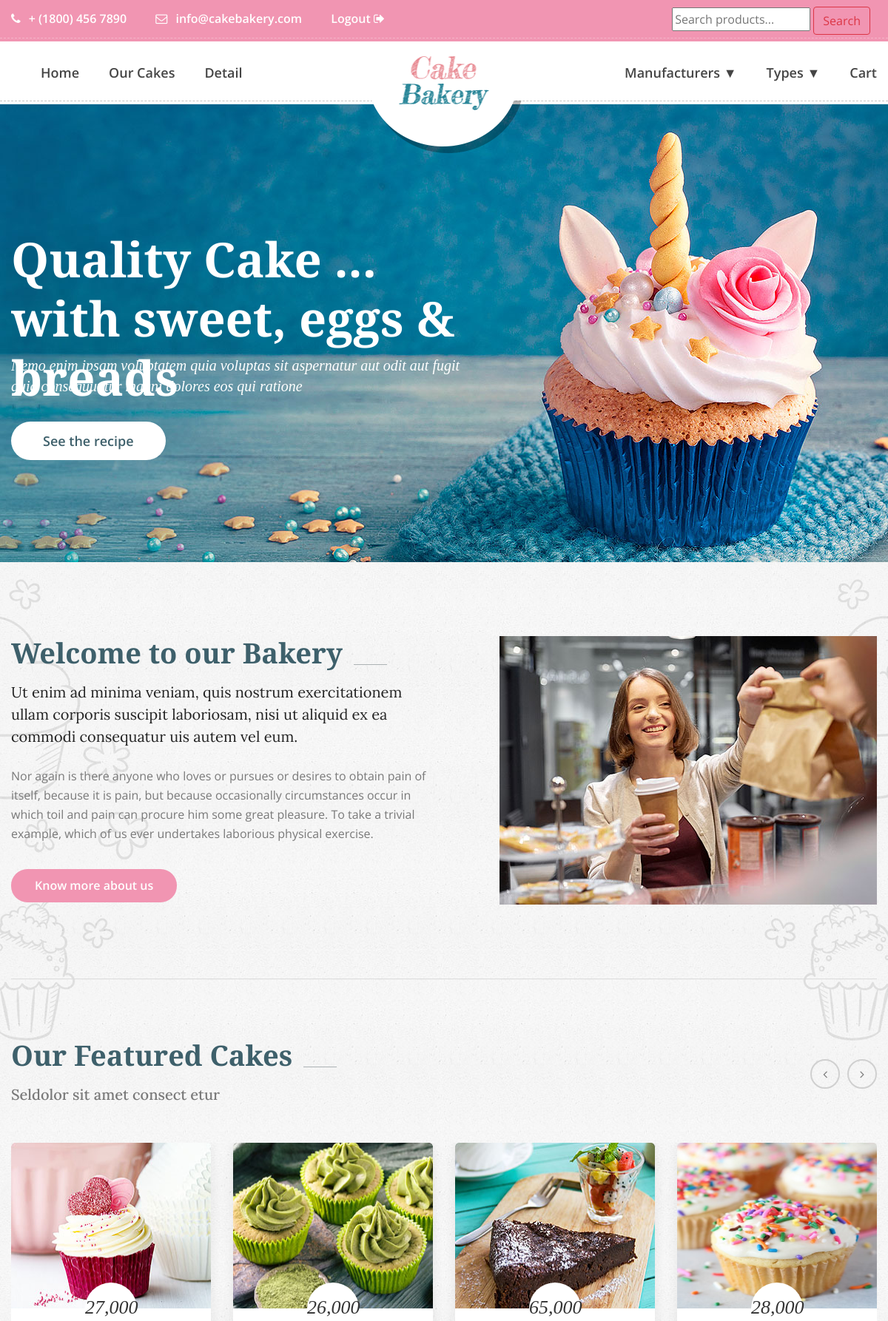
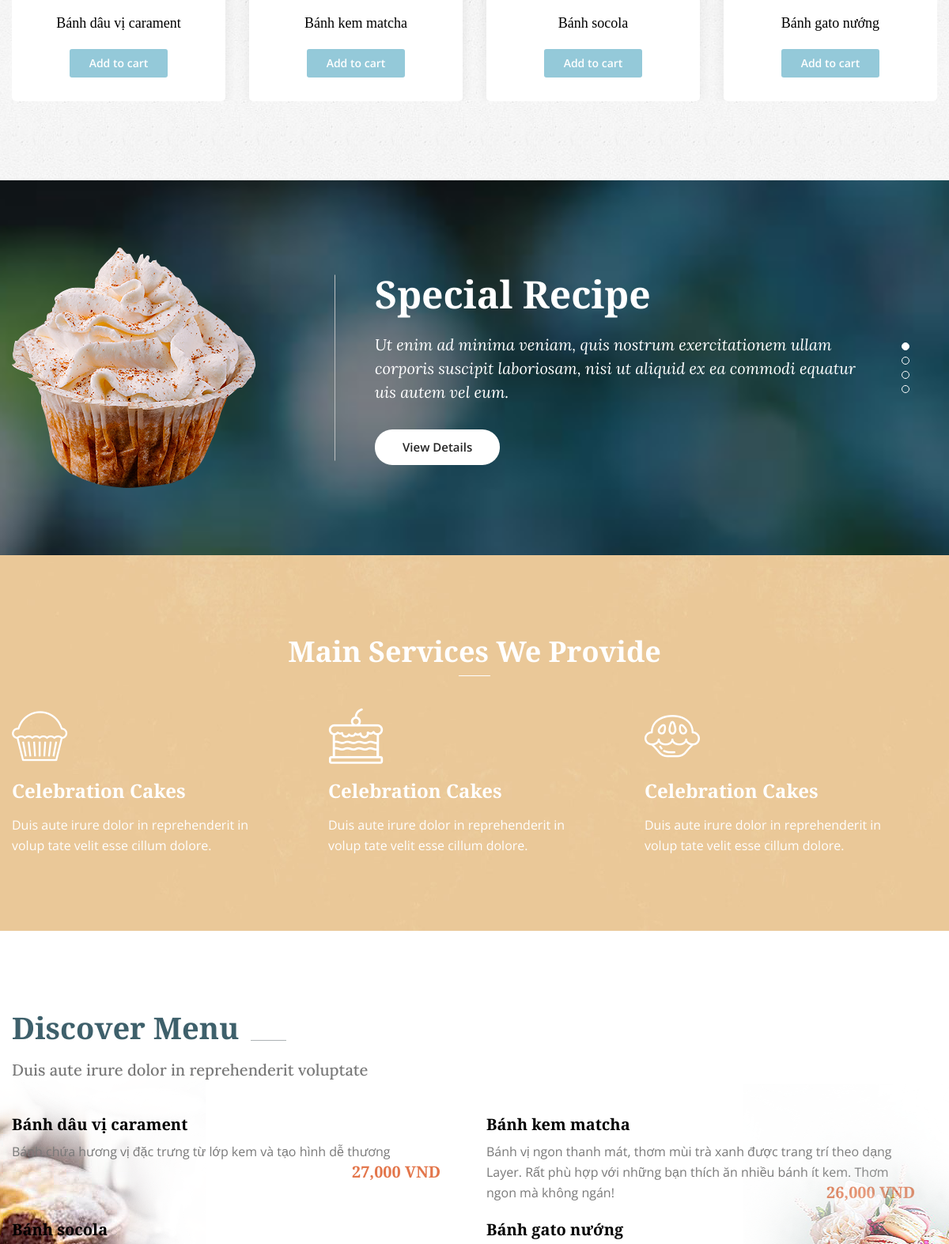
The page /public/index.php (upper part) on the database its author committed (2 pictures, top to bottom).
### tables this page shows
CREATE TABLE IF NOT EXISTS `products` (
  `id` int(11) NOT NULL AUTO_INCREMENT,
  `name` varchar(100) NOT NULL,
  `manu_id` int(11) NOT NULL,
  `type_id` int(11) NOT NULL,
  `price` int(11) NOT NULL,
  `pro_image` varchar(150) NOT NULL,
  `description` text NOT NULL,
  `feature` tinyint(4) NOT NULL,
  `created_at` timestamp NOT NULL DEFAULT CURRENT_TIMESTAMP ON UPDATE CURRENT_TIMESTAMP,
  `receipt` int(11) NOT NULL,
  PRIMARY KEY (`id`)
);

### public/models/product.php (called while the page is built, shortened)
<?php
class Product extends Db
{
    static function getLatestProducts($number_of_records)
    {
        $sql = self::$connection->prepare("SELECT * FROM products ORDER BY created_at ASC LIMIT 0,$number_of_records");
        $sql->execute();
        $items = $sql->get_result()->fetch_all(MYSQLI_ASSOC);
        return $items;
    }
}

### public/index.php (the view, shortened to what this page needs)
<?php
require_once "navbar_header.php";
?>
<section class="main_slider_area">
    <div id="main_slider" class="rev_slider" data-version="5.3.1.6">
        <ul>
            <li data-index="rs-1587" data-transition="fade" data-slotamount="default" data-hideafterloop="0" data-hideslideonmobile="off" data-easein="default" data-easeout="default" data-masterspeed="300" data-thumb="img/home-slider/slider-1.jpg" data-rotate="0" data-saveperformance="off" data-title="Creative" data-param1="01" data-param2="" data-param3="" data-param4="" data-param5="" data-param6="" data-param7="" data-param8="" data-param9="" data-param10="" data-description="">
                <div class="slider_text_box">
                    <div class="tp-caption tp-resizeme first_text" data-x="['left','left','left','15','15']" data-hoffset="['0','0','0','0']" data-y="['top','top','top','top']" data-voffset="['175','175','125','165','160']" data-fontsize="['65','65','65','40','30']" data-lineheight="['80','80','80','50','40']" data-width="['800','800','800','500']" data-height="none" data-whitespace="normal" data-type="text" data-responsive_offset="on" data-frames="[{&quot;delay&quot;:10,&quot;speed&quot;:1500,&quot;frame&quot;:&quot;0&quot;,&quot;from&quot;:&quot;y:[-100%];z:0;rX:0deg;rY:0;rZ:0;sX:1;sY:1;skX:0;skY:0;&quot;,&quot;mask&quot;:&quot;x:0px;y:0px;s:inherit;e:inherit;&quot;,&quot;to&quot;:&quot;o:1;&quot;,&quot;ease&quot;:&quot;Power2.easeInOut&quot;},{&quot;delay&quot;:&quot;wait&quot;,&quot;speed&quot;:1500,&quot;frame&quot;:&quot;999&quot;,&quot;to&quot;:&quot;y:[175%];&quot;,&quot;mask&quot;:&quot;x:inherit;y:inherit;s:inherit;e:inherit;&quot;,&quot;ease&quot;:&quot;Power2.easeInOut&quot;}]" data-textAlign="['left','left','left','left']">Quality Cake ... <br /> with sweet, eggs & breads</div>
                    <div class="tp-caption tp-resizeme secand_text" data-x="['left','left','left','15','15']" data-hoffset="['0','0','0','0']" data-y="['top','top','top','top']" data-voffset="['345','345','300','300','250']" data-fontsize="['20','20','20','20','16']" data-lineheight="['28','28','28','28']" data-width="['640','640','640','640','350']" data-height="none" data-whitespace="normal" data-type="text" data-responsive_offset="on" data-transform_idle="o:1;" data-frames="[{&quot;delay&quot;:10,&quot;speed&quot;:1500,&quot;frame&quot;:&quot;0&quot;,&quot;from&quot;:&quot;y:[100%];z:0;rX:0deg;rY:0;rZ:0;sX:1;sY:1;skX:0;skY:0;opacity:0;&quot;,&quot;mask&quot;:&quot;x:0px;y:[100%];s:inherit;e:inherit;&quot;,&quot;to&quot;:&quot;o:1;&quot;,&quot;ease&quot;:&quot;Power2.easeInOut&quot;},{&quot;delay&quot;:&quot;wait&quot;,&quot;speed&quot;:1500,&quot;frame&quot;:&quot;999&quot;,&quot;to&quot;:&quot;y:[175%];&quot;,&quot;mask&quot;:&quot;x:inherit;y:inherit;s:inherit;e:inherit;&quot;,&quot;ease&quot;:&quot;Power2.easeInOut&quot;}]">Nemo enim ipsam voluptatem quia voluptas sit aspernatur aut odit aut fugit quia consequuntur magni dolores eos qui ratione
                    </div>
                    <div class="tp-caption tp-resizeme slider_button" data-x="['left','left','left','15','15']" data-hoffset="['0','0','0','0']" data-y="['top','top','top','top']" data-voffset="['435','435','390','390','360']" data-fontsize="['14','14','14','14']" data-lineheight="['46','46','46','46']" data-width="none" data-height="none" data-whitespace="nowrap" data-type="text" data-responsive_offset="on" data-frames="[{&quot;delay&quot;:10,&quot;speed&quot;:1500,&quot;frame&quot;:&quot;0&quot;,&quot;from&quot;:&quot;y:[100%];z:0;rX:0deg;rY:0;rZ:0;sX:1;sY:1;skX:0;skY:0;opacity:0;&quot;,&quot;mask&quot;:&quot;x:0px;y:[100%];s:inherit;e:inherit;&quot;,&quot;to&quot;:&quot;o:1;&quot;,&quot;ease&quot;:&quot;Power2.easeInOut&quot;},{&quot;delay&quot;:&quot;wait&quot;,&quot;speed&quot;:1500,&quot;frame&quot;:&quot;999&quot;,&quot;to&quot;:&quot;y:[175%];&quot;,&quot;mask&quot;:&quot;x:inherit;y:inherit;s:inherit;e:inherit;&quot;,&quot;ease&quot;:&quot;Power2.easeInOut&quot;}]">
                        <a class="main_btn" href="#">See the recipe</a>
                    </div>
                </div>
            </li>
        </ul>
    </div>
</section>
<section class="welcome_bakery_area">
    <div class="container">
        <div class="welcome_bakery_inner p_100">
            <div class="row">
                <div class="col-lg-6">
                    <div class="main_title">
                        <h2>Welcome to our Bakery</h2>
                        <p>Ut enim ad minima veniam, quis nostrum exercitationem ullam corporis suscipit laboriosam,
                            nisi ut aliquid ex ea commodi consequatur uis autem vel eum.</p>
                    </div>
                    <div class="welcome_left_text">
                        <p>Nor again is there anyone who loves or pursues or desires to obtain pain of itself,
                            because it is pain, but because occasionally circumstances occur in which toil and pain
                            can procure him some great pleasure. To take a trivial
                            example, which of us ever undertakes laborious physical exercise.</p>
                        <a class="pink_btn" href="#">Know more about us</a>
                    </div>
                </div>
                <div class="col-lg-6">
                    <div class="welcome_img">
                        <img class="img-fluid" src="img/cake-feature/welcome-right.jpg" alt="">
                    </div>
                </div>
            </div>
        </div>
        <div class="cake_feature_inner">
            <div class="main_title">
                <h2>Our Featured Cakes</h2>
                <h5> Seldolor sit amet consect etur</h5>
            </div>
            <div class="cake_feature_slider owl-carousel">
                <?php
                $list_of_latestProducts = Product::getLatestProducts(9);
                foreach ($list_of_latestProducts as $key => $value) {
                ?>
                    <div class="item">
                        <div class="cake_feature_item">
                            <div class="cake_img">
                                <img src="img/cake-feature/<?php echo $value['pro_image']; ?>" alt="" width="270px" height="224px">
                            </div>
                            <div class="cake_text">
                                <h4><?php echo number_format($value['price']); ?></h4>
                                <h3><a href="product-details.php?id=<?php echo $value['id']; ?>"><?php echo $value['name']; ?></a></h3>
                                <a class="pest_btn" href="add-cart.php?id=<?php echo $value['id']; ?>">Add to cart</a>
                            </div>
                        </div>
                    </div>
                <?php } ?>
            </div>
        </div>
    </div>
</section>
<section class="special_recipe_area">
    <div class="container">
        <div class="special_recipe_slider owl-carousel">
            <div class="item">
                <div class="media">
                    <div class="d-flex">
                        <img src="img/recipe/recipe-1.png" alt="">
                    </div>
                    <div class="media-body">
                        <h4>Special Recipe</h4>
                        <p>Ut enim ad minima veniam, quis nostrum exercitationem ullam corporis suscipit laboriosam,
                            nisi ut aliquid ex ea commodi equatur uis autem vel eum.</p>
                        <a class="w_view_btn" href="#">View Details</a>
                    </div>
                </div>
            </div>
        </div>
    </div>
</section>
<section class="service_area">
    <div class="container">
        <div class="single_w_title">
            <h2>Main Services We Provide</h2>
        </div>
        <div class="row service_inner">
            <div class="col-lg-4 col-6">
                <div class="service_item">
                    <i class="flaticon-food-2"></i>
                    <h4>Celebration Cakes</h4>
                    <p>Duis aute irure dolor in reprehenderit in volup tate velit esse cillum dolore.</p>
                </div>
            </div>
            <div class="col-lg-4 col-6">
                <div class="service_item">
                    <i class="flaticon-food-1"></i>
                    <h4>Celebration Cakes</h4>
                    <p>Duis aute irure dolor in reprehenderit in volup tate velit esse cillum dolore.</p>
                </div>
            </div>
            <div class="col-lg-4 col-6">
                <div class="service_item">
                    <i class="flaticon-food"></i>
                    <h4>Celebration Cakes</h4>
                    <p>Duis aute irure dolor in reprehenderit in volup tate velit esse cillum dolore.</p>
                </div>
            </div>
        </div>
    </div>
</section>
<section class="discover_menu_area">
    <div class="discover_menu_inner">
        <div class="container">
            <div class="main_title">
                <h2>Discover Menu</h2>
                <h5>Duis aute irure dolor in reprehenderit voluptate</h5>
            </div>
            <div class="row">
                <?php
                $list_of_latestProducts = Product::getLatestProducts(8);
                foreach ($list_of_latestProducts as $key => $value) {
                ?>
                    <div class="col-lg-6">
                        <div class="discover_item_inner">
                            <div class="discover_item">
                                <h4>
                                    <a href="#"><?php echo $value['name']; ?></a>
                                </h4>
                                <p><?php echo $value['description']; ?><span><?php echo number_format($value['price']) ?> VND</span></p>
                            </div>
                        </div>
                    </div>
                <?php } ?>
            </div>
        </div>
    </div>
</section>
<?php require_once 'contact.php' ?>

### public/navbar_header.php (style rules this page uses)
.discover_menu_area a { color: #000; transition: 0.6s; }
.cake_text h3>a { color: #000; transition: 0.6s; }

### rows shown on the page
products: pro_image (picture), price "27,000", name "Bánh dâu vị carament", description "Bánh chứa hương vị đặc trưng từ lớp kem và tạo hình dễ thương"
products: pro_image (picture), price "26,000", name "Bánh kem matcha", description "Bánh vị ngon thanh mát, thơm mùi trà xanh được trang trí theo dạng Layer. Rất phù hợp với những bạn thích ăn nhiều bánh ít kem. Thơm ngon mà không ngán!"
products: pro_image (picture), price "65,000", name "Bánh socola"
products: pro_image (picture), price "28,000", name "Bánh gato nướng"
